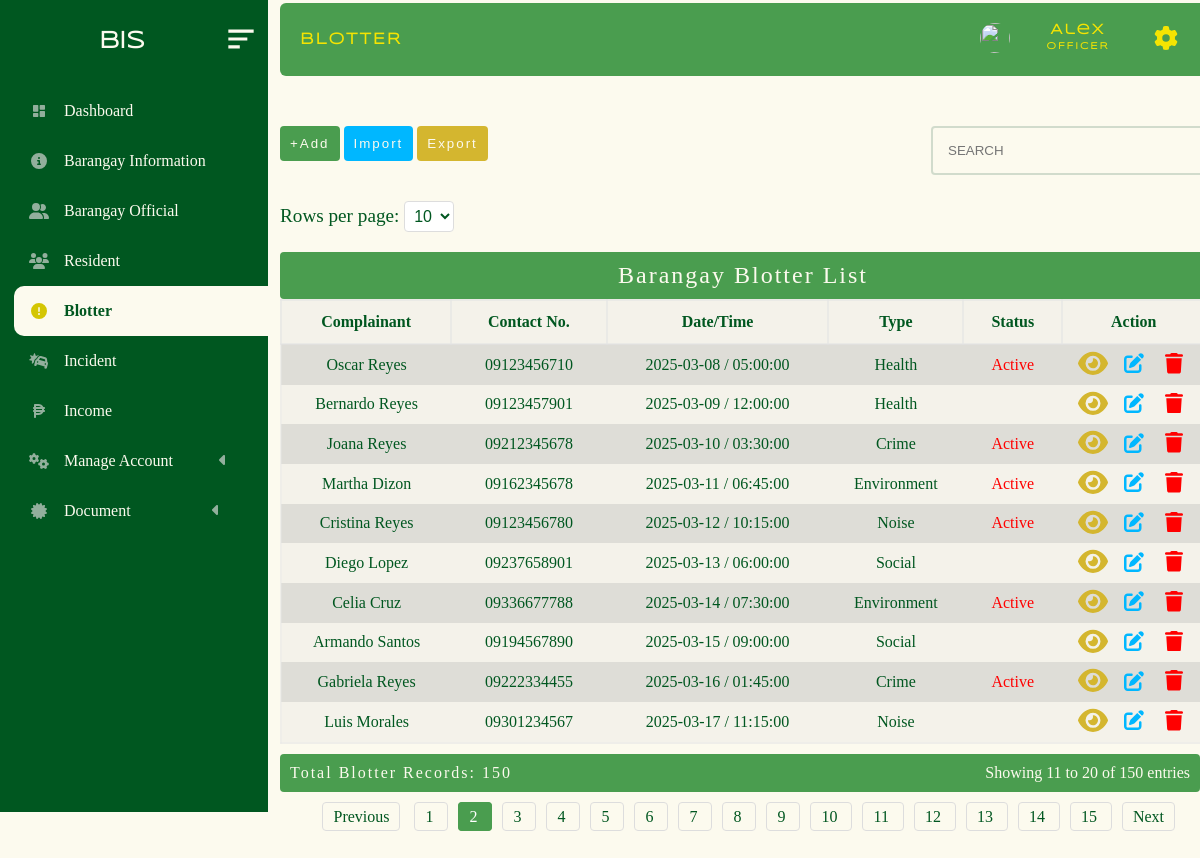
Screenshot of /administrator/admin_panel/blotter.php?page=2&limit=10 (signed in) with the database file from the repository.
### tables this page shows
CREATE TABLE `barangay_blotter` (
  `subject` varchar(200) NOT NULL,
  `cell_no` varchar(200) NOT NULL,
  `place` varchar(200) NOT NULL,
  `tanod` varchar(200) NOT NULL,
  `date` date NOT NULL,
  `time` time NOT NULL,
  `status` int(11) NOT NULL,
  `id` bigint(20) NOT NULL,
  `complainant` varchar(200) NOT NULL,
  `age` int(11) NOT NULL,
  `address_complainant` varchar(200) NOT NULL,
  `complained_name` varchar(200) NOT NULL,
  `add_complained_name` varchar(200) NOT NULL,
  `details_reason` text NOT NULL,
  `type` varchar(200) NOT NULL
);

### administrator/admin_panel/brgy_blotter/blotter.php (the view, shortened to what this page needs)
<!DOCTYPE html>
<html lang="en">
<head>
</head>
<body>
<?php
require("../../database/conn_db.php");
$page = isset($_GET['page']) ? max(1, (int)$_GET['page']) : 1;
$limit = isset($_GET['limit']) ? max(1, (int)$_GET['limit']) : 10;
$offset = ($page - 1) * $limit;
$countQuery = "SELECT COUNT(*) AS total FROM barangay_blotter";
$countResult = $conn->query($countQuery);
$totalRows = $countResult->fetch_assoc()['total'];
$totalPages = max(1, ceil($totalRows / $limit));
$startRow = ($page - 1) * $limit + 1;
$endRow = min($page * $limit, $totalRows);
$sql = "SELECT * FROM barangay_blotter ORDER BY id DESC LIMIT $limit OFFSET $offset";
$result = $conn->query($sql);
if ($result->num_rows > 0) {?>
    <div class="limit-selector">
        <form method="GET" action="">
            <label for="limit">Rows per page:</label>
            <select name="limit" id="limit" onchange="this.form.submit()">
                <option value="10" <?php if ($limit == 10) echo 'selected'; ?>>10</option>
            </select>
        </form>
    </div>
    <table>
        <caption>Barangay Blotter List</caption>
        <tr>
            <th>Complainant</th>
            <th>Contact No.</th>
            <th>Date/Time</th>
            <th>Type</th>
            <th>Status</th>
            <th>Action</th>
        </tr>
        <?php while($row = $result->fetch_assoc()) {
            ?>
            <tr class="table_hover">
                <td><?php echo $row["complainant"]; ?></td>
                <td><?php echo $row["cell_no"]; ?></td>
                <td><?php echo $row["date"] . " / " . $row["time"]; ?></td>
                <td><?php echo $row["type"]; ?></td>
                <td>
                    <?php
                    $status = $row["status"];
                    if ($status == 1) {
                        echo "<p style='color:red;'>Active</p>";
                    } elseif ($status == 2) {
                        echo "<p style='color:green;'>Settled</p>";
                    } elseif ($status == 3) {
                        echo "<p style='color:orange;'>Scheduled</p>";
                    }
                    ?>
                </td>
                <td>
                <div id = "form_up_del_official">
                    <button  id = "view_resident_btn"  class = "view_btn" data-id= <?php echo $row ["id"] ?>></button>
                    <button  id = "update_official_btn" class = "update_btn" data-id= <?php echo $row ["id"] ?>></button>
                    <button id = "delete_official_btn" class = "delete_btn_blotter" data-id= <?php echo $row ["id"] ?>></button>
                </div>
                </td>
            </tr>
        <?php } ?>
    </table>
    <div class="table-footer">
        <div class="total-count">Total Blotter Records: <?php echo $totalRows; ?></div>
        <div class="pagination-info">
            Showing <?php echo $startRow; ?> to <?php echo $endRow; ?> of <?php echo $totalRows; ?> entries
        </div>
    </div>
    <div class="pagination">
        <?php if ($page > 1): ?>
            <a href="?page=<?php echo $page - 1; ?>&limit=<?php echo $limit; ?>">Previous</a>
        <?php endif; ?>
        <?php for ($i = 1; $i <= $totalPages; $i++): ?>
            <a href="?page=<?php echo $i; ?>&limit=<?php echo $limit; ?>" class="<?php echo $i == $page ? 'active' : ''; ?>">
                <?php echo $i; ?>
            </a>
        <?php endfor; ?>
        <?php if ($page < $totalPages): ?>
            <a href="?page=<?php echo $page + 1; ?>&limit=<?php echo $limit; ?>">Next</a>
        <?php endif; ?>
    </div>
<?php }
?>
        <?php include("update_temp.php");?>
        <?php include('view_temp.php')?>
</body>
</html>

### administrator/admin_panel/style.css/mian.stylecss.css (style rules this page uses)
* { margin: 0px; padding: 0px; box-sizing: content-box; list-style-type: none ; }
html { scroll-behavior: smooth; }
:root { --bg-color: #FCFAEE; --2nd-bg-color:#4A9D4f; --sub-bg-color: #005720 ; --1st-text-color: #005720 ; --2nd-text-color: rgb(53, 53, 53); --3rd-text-color: #FCFAEE; --btn-color: #F5E402; --other-color :rgb(0, 183, 255); }
body { background-color: var(--bg-color); position: relative; min-height: 100%; width: 100%; overflow: scroll; overflow-x: hidden; }

### administrator/admin_panel/style.css/brgy.blotter.css (style rules this page uses)
* { margin: 0px; padding: 0px; box-sizing: content-box; list-style-type: none ; }
:root { --bg-color: #FCFAEE; --2nd-bg-color:#4A9D4f; --sub-bg-color: #005720 ; --1st-text-color: #005720 ; --2nd-text-color: rgb(53, 53, 53); --3rd-text-color: #FCFAEE; --btn-color: #d4b62f; --other-color :rgb(0, 183, 255); }
body { background-color: #FCFAEE; background-repeat: no-repeat; background-size: cover; }
table { border: 2px solid rgba(228, 228, 228, 0.39); margin-left: 0px; margin-top: -40px; background-color: rgba(226, 226, 226, 0.322); width: 77vw; border-collapse: collapse; transition: all 0.5s ease; border-radius:4px; font-family: "sub_text"; color: var(--1st-text-color); }
table td { padding: 5px; text-align: center; }
table th { border: 2px solid rgba(226, 226, 226, 0.562); padding: 12px; }
table tr:nth-child(even) { background-color: #a7a5a548; }
caption { font-size: 2vw; letter-spacing: 2px; background-color: var(--2nd-bg-color); padding-bottom: 10px; padding-top: 10px; color: var(--bg-color); border-radius: 4px; }
.pagination { margin: 0px 0; float: right; margin-right: 0px; padding-bottom: 60px; margin-left: 20px; }
.pagination a { margin: 0 5px; padding: 5px 10px; text-decoration: none; color: var(--1st-text-color); border: 1px solid #ddd; border-radius: 4px; line-height: 50px; }
.pagination a.active { background-color: var(--2nd-bg-color); color: white; border: 1px solid var(--2nd-bg-color); }
.limit-selector { margin-top: -50px; margin-left: -50px; padding-left: -90px; color: #005720; font-family: "sub_text"; transition: all 0.5s ease; font-size: 1.2rem; }
.limit-selector select { padding: 5px; border-radius: 4px; border: 1px solid #ddd; width: max-content; color: #005720; height: max-content; background-color: white; margin-top: 40px; }
#form_up_del_official { display: flex; justify-content:space-evenly ; align-items: center; }
#update_official_btn { color: var(--bg-color); cursor: pointer; padding: 3px 5px 3px 5px; background-color: transparent; border-radius: 4px; font-size: 0.9rem; outline: none; border: none; }
#update_official_btn svg { width: 20px; fill: var(--other-color); }
#delete_official_btn { color: var(--bg-color); cursor: pointer; padding: 3px 5px 3px 5px; background-color: transparent; border-radius: 4px; border: 1px solid rgb(197, 197, 197); outline: none; border: none; font-size: 0.9rem; }
#delete_official_btn svg { width: 18px; fill: red; }
#view_resident_btn { color: var(--bg-color); cursor: pointer; background-color:transparent; border-radius: 4px; border: 1px solid rgb(197, 197, 197); outline: none; border: none; font-size: 0.9rem; width: 30px; }
#view_resident_btn svg { fill: #d4b62f; }

### administrator/admin_panel/brgy_blotter/brgy_blotter_upd.css (style rules this page uses)
* { margin: 0px; padding: 0px; box-sizing: content-box; list-style-type: none ; }
html { scroll-behavior: smooth; }
:root { --bg-color:#FCFAEE; --2nd-bg-color:#4A9D4f; --sub-bg-color: #005720 ; --1st-text-color: #005720 ; --2nd-text-color: rgb(53, 53, 53); --3rd-text-color: #FCFAEE; --btn-color: #F5E402; --other-color :rgb(0, 183, 255); }
body { background-repeat: no-repeat; background-size: cover; background-color: var(--bg-color); }
form { padding: 50px; }
form input, select { width: 250px; height: 25px; padding: 5px 5px 5px 10px; margin-top: 5px ; margin-bottom: 10px; border-radius: 4px; color: #005720; border: none; }
form label { font-size: 1rem; font-family: "sub_text"; color: #005720; }

### administrator/admin_panel/brgy_blotter/import_temp.php (style rules this page uses)
* { margin: 0px; padding: 0px; box-sizing: content-box; list-style-type: none; }
:root { --bg-color: #FCFAEE; --2nd-bg-color: #4A9D4f; --sub-bg-color: #005720; --1st-text-color: #005720; --2nd-text-color: rgb(53, 53, 53); --3rd-text-color: #FCFAEE; --btn-color: #d4b62f; --other-color: rgb(0, 183, 255); }

### administrator/admin_panel/brgy_blotter/blotter.php (style rules this page uses)
.table-footer { display: flex; justify-content: space-between; margin-top: 10px; padding: 10px; margin-left:0px; background-color:#4A9D4f; border-radius: 4px; width: 100%; }
.total-count { font-weight: 400; color:#FCFAEE; font-family:"sub_text"; letter-spacing:2px; }
.pagination-info { color: #666; color:#FCFAEE; font-family:"sub_text"; }

### rows the page displays
barangay_blotter: complainant "Oscar Reyes", cell_no "09123456710", date "2025-03-08", time "05:00:00", type "Health", status "Active"
barangay_blotter: complainant "Bernardo Reyes", cell_no "09123457901", date "2025-03-09", time "12:00:00", type "Health"
barangay_blotter: complainant "Joana Reyes", cell_no "09212345678", date "2025-03-10", time "03:30:00", type "Crime", status "Active"
barangay_blotter: complainant "Martha Dizon", cell_no "09162345678", date "2025-03-11", time "06:45:00", type "Environment", status "Active"
barangay_blotter: complainant "Cristina Reyes", cell_no "09123456780", date "2025-03-12", time "10:15:00", type "Noise", status "Active"
barangay_blotter: complainant "Diego Lopez", cell_no "09237658901", date "2025-03-13", time "06:00:00", type "Social"
barangay_blotter: complainant "Celia Cruz", cell_no "09336677788", date "2025-03-14", time "07:30:00", type "Environment", status "Active"
barangay_blotter: complainant "Armando Santos", cell_no "09194567890", date "2025-03-15", time "09:00:00", type "Social"
barangay_blotter: complainant "Gabriela Reyes", cell_no "09222334455", date "2025-03-16", time "01:45:00", type "Crime", status "Active"
barangay_blotter: complainant "Luis Morales", cell_no "09301234567", date "2025-03-17", time "11:15:00", type "Noise"

### other values shown
$totalRows "150"
$startRow "11"
$endRow "20"
